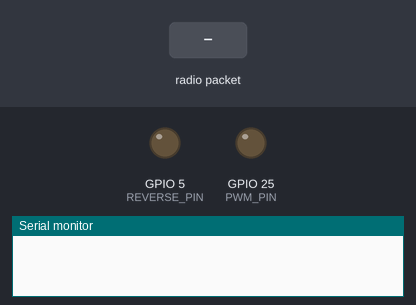
Bench run of a sketch on a simulated ESP32. On the bench: output pins drawn as LEDs (lit = HIGH), the last lines printed to the serial monitor. Inputs (shaded band) come from the test bench.

Above: at 1.2 s.
1.3 s: radio packet "1" arrives
At 1.7 s:
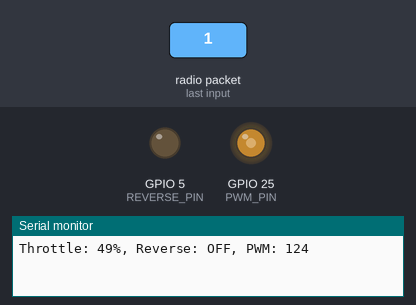
3.3 s: radio packet "0" arrives
At 4.1 s:
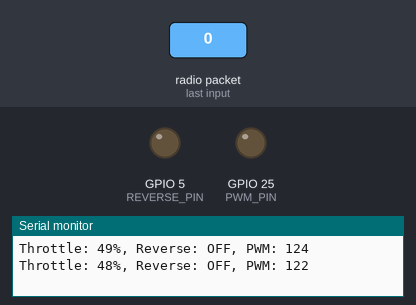
Timing chart, 0 to 6.3 s (numbered marks = the images above; inputs shaded):
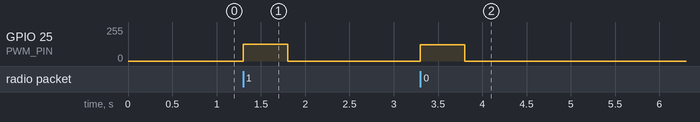

Measured:
- after the input at 1.3 s, GPIO 25 (PWM_PIN): 0/255 → 124/255 at once, → 0/255 0.50 s later
- after the input at 3.3 s, GPIO 25 (PWM_PIN): 0/255 → 122/255 at once, → 0/255 0.50 s later

The sketch:

Final_Slave.ino
```cpp
#include <esp_now.h>
#include <WiFi.h>
#include <driver/ledc.h>

#define PWM_PIN 25
#define REVERSE_PIN 5

const int PWM_FREQ = 1000;
const int PWM_CHANNEL = 0;
const int PWM_RESOLUTION = 8;

unsigned long lastReceivedTime = 0;
const unsigned long TIMEOUT_MS = 500;

void setup() {
    Serial.begin(115200);


    ledcAttach(PWM_PIN, PWM_FREQ, PWM_RESOLUTION);
    ledcWrite(PWM_PIN, 0);


    pinMode(REVERSE_PIN, OUTPUT);
    digitalWrite(REVERSE_PIN, LOW);


    WiFi.mode(WIFI_STA);
    if (esp_now_init() != ESP_OK) {
        Serial.println("ESP-NOW init failed");
        while(1);
    }
    esp_now_register_recv_cb(onDataReceived);
}

void onDataReceived(const esp_now_recv_info_t *recv_info, const uint8_t *data, int len) {
    if (len > 0) {
        int8_t receivedValue = data[0];
        lastReceivedTime = millis();


        bool reverseState = (receivedValue & 0x80);
        digitalWrite(REVERSE_PIN, reverseState ? HIGH : LOW);


        uint8_t throttle = receivedValue & 0x7F;
        throttle = constrain(throttle, 0, 100);


        int pwmValue = map(throttle, 0, 100, 0, 255);
        ledcWrite(PWM_PIN, pwmValue);


        Serial.printf("Throttle: %d%%, Reverse: %s, PWM: %d\n",
                     throttle,
                     reverseState ? "ON" : "OFF",
                     pwmValue);
    }
}

void loop() {

    if (millis() - lastReceivedTime > TIMEOUT_MS) {
        ledcWrite(PWM_PIN, 0);
    }
}
```
